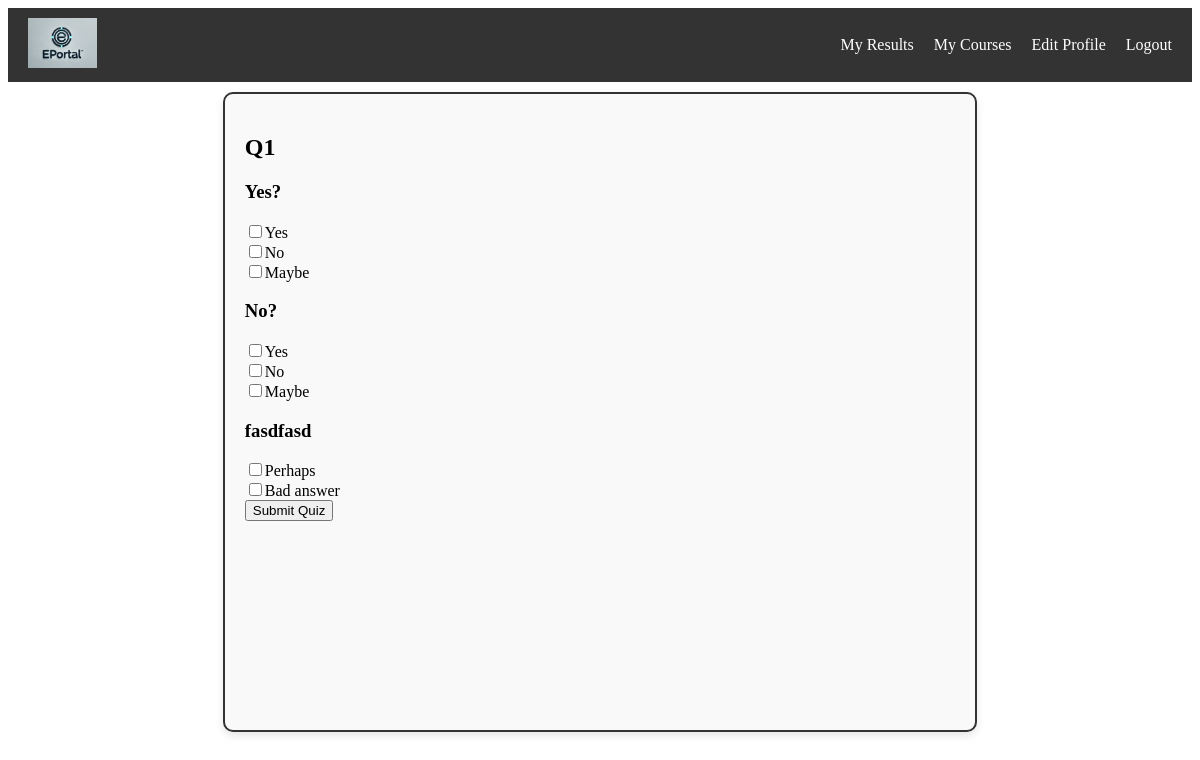
The app's page /course/submit_quiz/8 (signed in) with its own data.
### course/models.py (models this page shows, shortened)
class Quiz(models.Model):
    lesson = models.OneToOneField(Lesson, on_delete=models.CASCADE, null=True, blank=True)
    title = models.CharField(max_length=70, validators=[validate_capitalize])

class Question(models.Model):
    quiz = models.ForeignKey(Quiz, on_delete=models.CASCADE)
    question_text = models.CharField(max_length=255, blank=True, null=True, validators=[validate_capitalize])             # walidacja

class Answer(models.Model):
    question = models.ForeignKey(Question, on_delete=models.CASCADE, related_name="answers")
    answer_text = models.CharField(max_length=255, blank=True, null=True)
    is_correct = models.BooleanField(default=False)

### course/views.py (the view, shortened to what this page needs)
# urls.py: path("submit_quiz/<str:quiz_id>", views.submit_quiz, name="submit_quiz"),
@student_required
def submit_quiz(request, quiz_id):
    quiz = get_object_or_404(Quiz, pk=quiz_id)
    course = quiz.lesson.course
    if not Enrollment.objects.filter(user=request.user, course=course).exists():
        raise PermissionDenied
    questions = quiz.question_set.all()
    total_questions = questions.count()
    score = 0
    context = {"quiz": quiz, "questions": questions}
    return render(request, "course/submit_quiz.html", context)

### eportal/context_processors.py (called while the page is built, shortened)
def nav_links(request):
    if request.user.role == "student":
        return {
            "nav_links": [
                {
                    "name": "My Results",
                    "url": "my_results",
                },
                {
                    "name": "My Courses",
                    "url": "my_courses",
                },
                {"name": "Edit Profile", "url": "edit_user"},
                {"name": "Logout", "url": "logout"},
            ]
        }

### course/templates/course/submit_quiz.html (shortened to what this page needs)
{% extends 'main.html' %}
{% block content %}
    <form method="POST">
        <h2>{{ quiz.title }}</h2>
        {% for question in questions %}
            <h3>{{ question.question_text }}</h3>
            {% for answer in question.answers.all %}
                <input type="checkbox" name="question_{{ question.id }}" value="{{ answer.id }}">{{ answer.answer_text }}<br>
            {% endfor %}
        {% endfor %}
        <button type="submit">Submit Quiz</button>
    </form>
{% endblock content %}

### records on screen
Quiz: title "Q1"
Question: question_text "Yes?"
Answer: answer_text "Yes"
Answer: answer_text "No"
Answer: answer_text "Maybe"
Question: question_text "No?"
Answer: answer_text "Yes"
Answer: answer_text "No"
Answer: answer_text "Maybe"
Question: question_text "fasdfasd"
Answer: answer_text "Perhaps"
Answer: answer_text "Bad answer"

### other values on screen
{{ link.name }} "My Results" "My Courses" "Edit Profile" "Logout"
